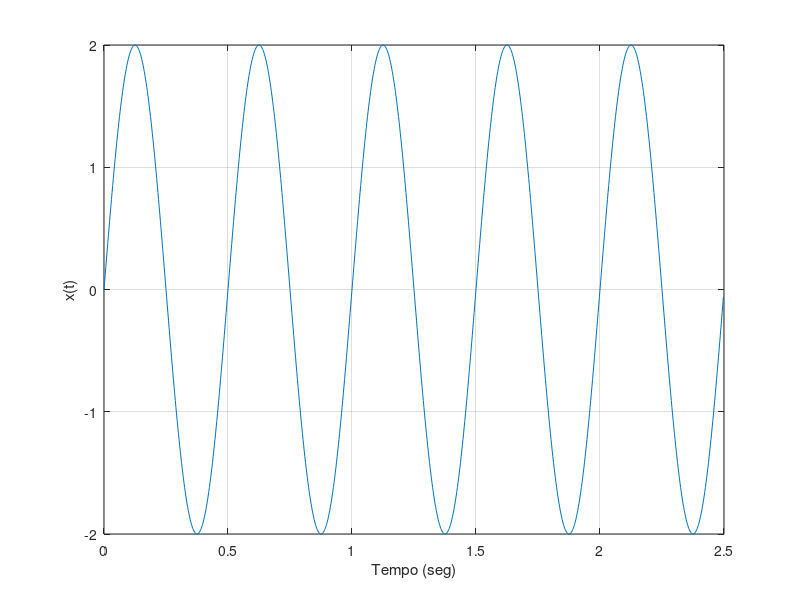

Write the MATLAB code that produced this figure. (Note: this script raises an error after producing the figure.)
%% a)
T=0.5;% Periodo do sinal
Ta=5*T/1000;
t=[0:Ta:(5*T-Ta)];
f=1/T;
x=2*sin(2*pi*f*t);
plot(t,x);
xlabel("Tempo (seg)");
ylabel("x(t)");
grid;

%% b)
T2=1/5;
Ta2=5*T2/1000;
t2=[0:Ta2:(5*T2-Ta2)];
f2=1/T2;
y=sin(2*pi*f2*t2+pi/2);
Figure;
plot(t2,y);
xlabel("Tempo (seg)");
ylabel("x(t)");
grid;

%% c)
T_c=1;
Ta_c=5*T_c/1000;
t_c=[0:Ta_c:(5*T_c-Ta_c)];
f=1/T_c;
z=sin(3*pi*t_c*f)+sin(8*pi*t_c*f);
plot(t_c,z);
xlabel("Tempo (seg)");
ylabel("z(t)");
grid;


%% d)
T_d=1;
Ta_d=5*T_d/1000;
t_d=[0:Ta_d:(5*T_d-Ta_d)];
f=1/T_d;
w=sin(6*pi*t_d)+sin(8*pi*t_d+0.5);
plot(t_d,w);

%% e))
T_m=0.5;
Ta_m=5*T_m/1000;
t_m=[0:Ta_m:(5*T_m-Ta_m)];
f=1/T_m;
m=sin(6*pi*t_m)+sin(7*pi*t_m)+sin(8*pi*t_m);
plot(t_m,m);
